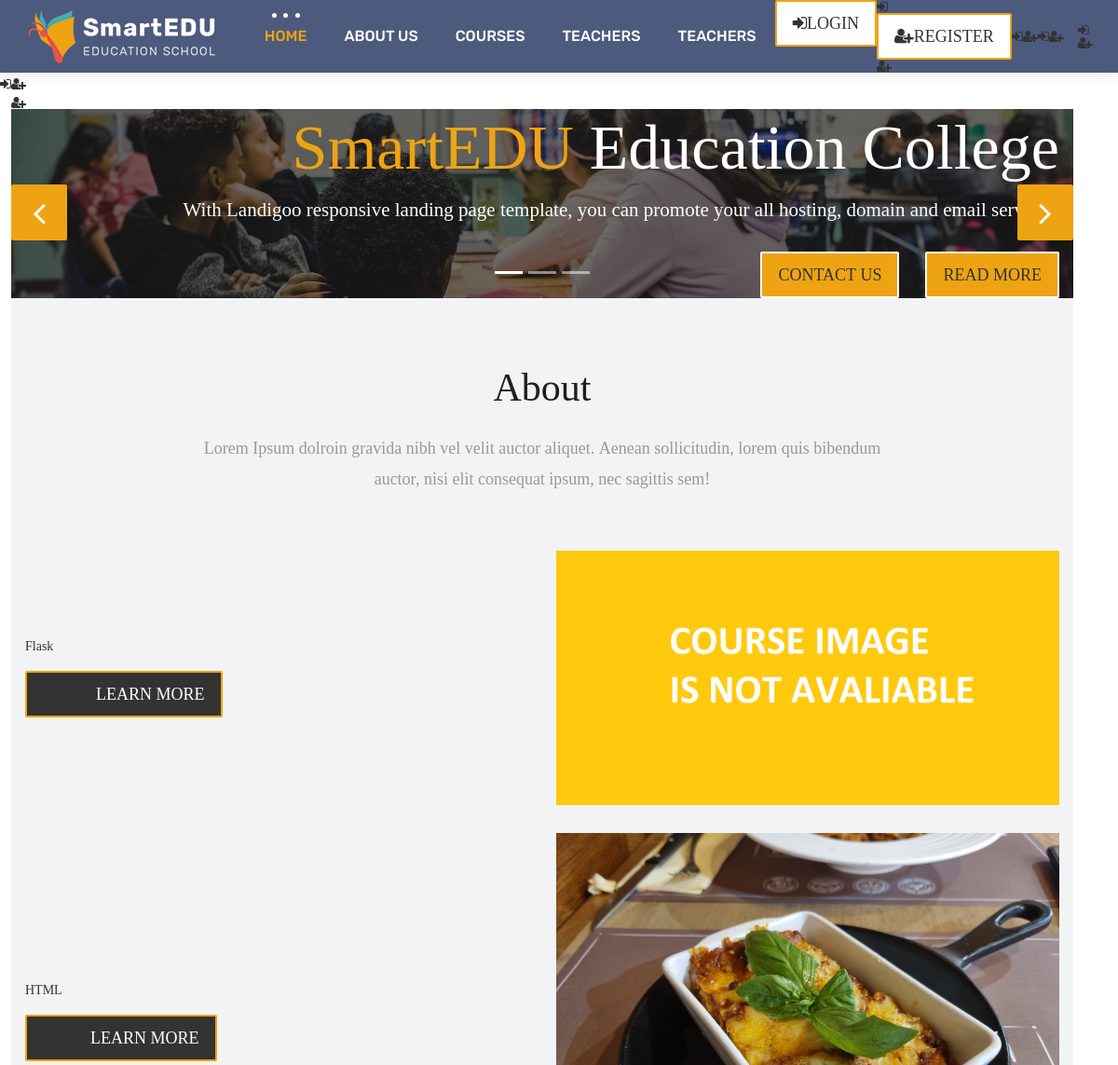
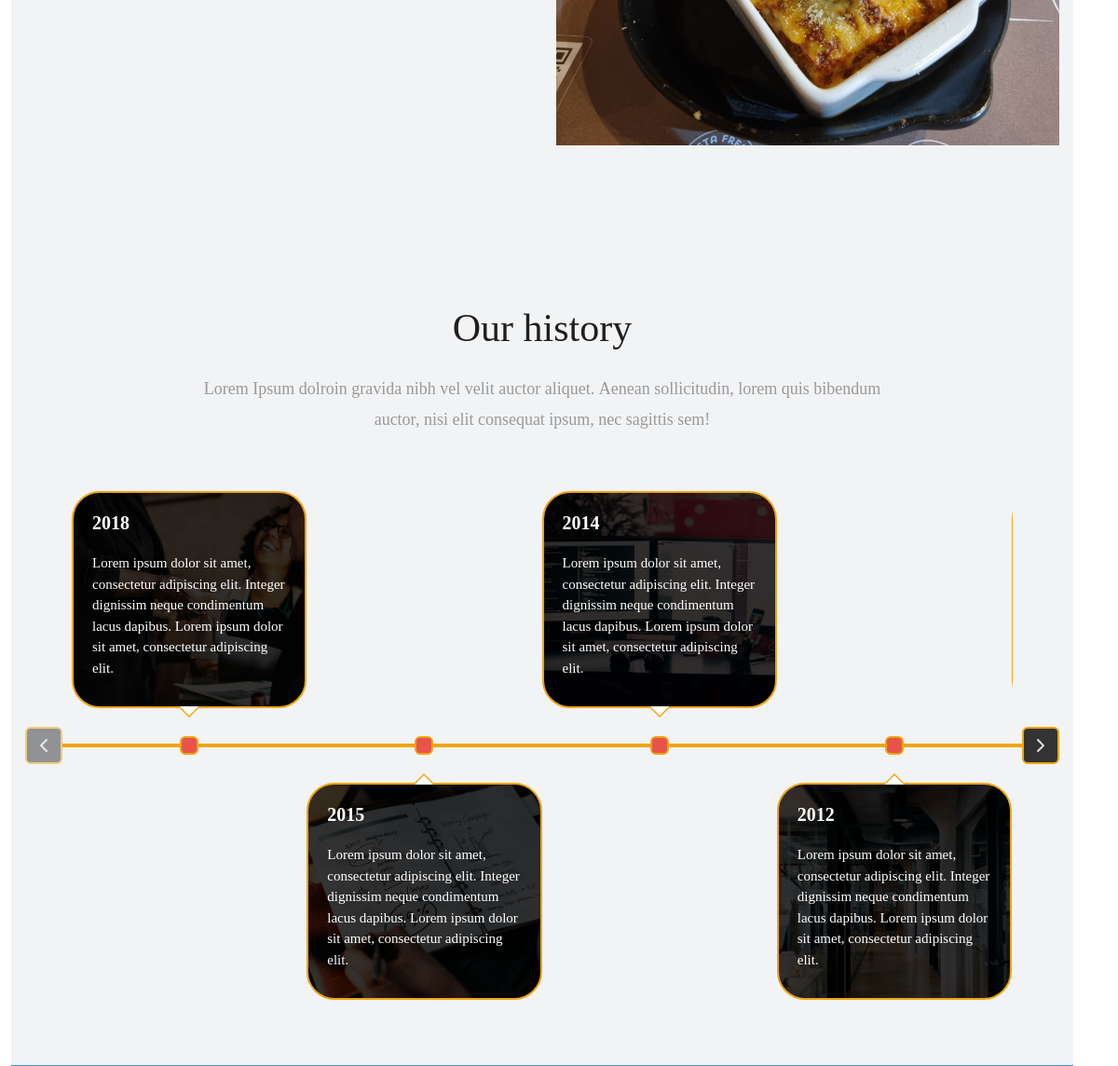
Before: / (upper part) with the older database file (2 pictures, top to bottom).
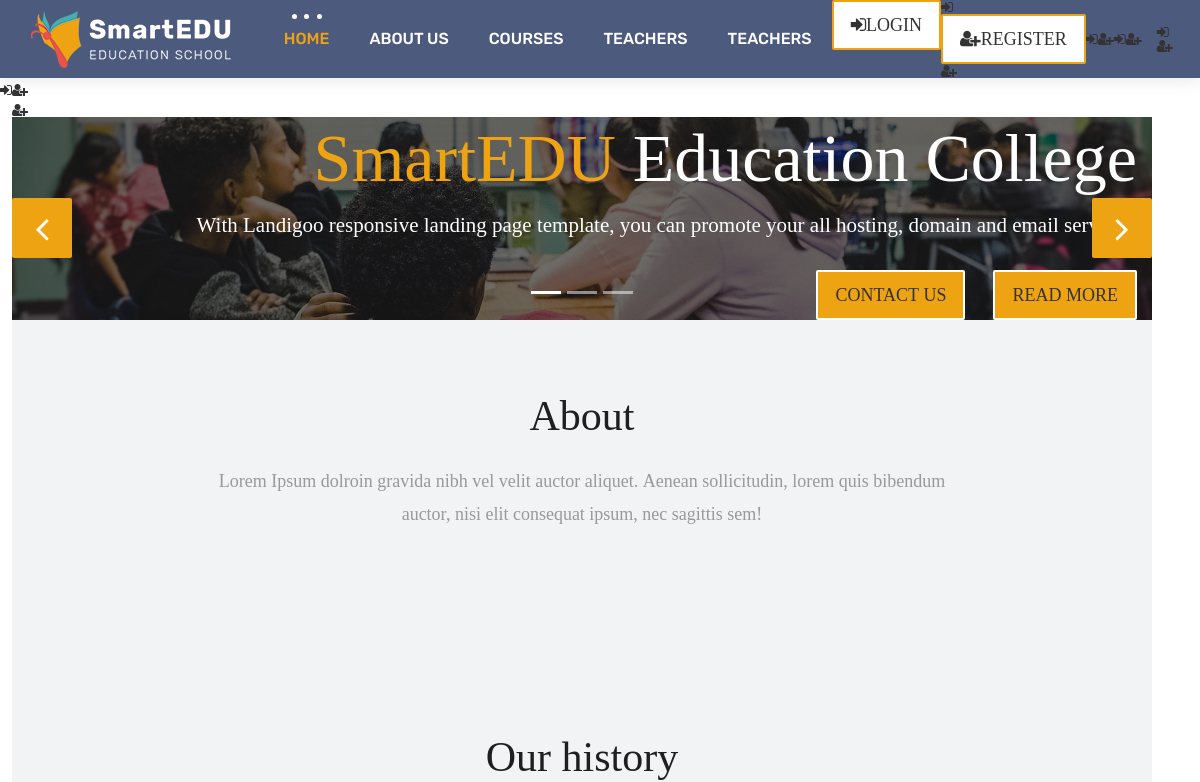
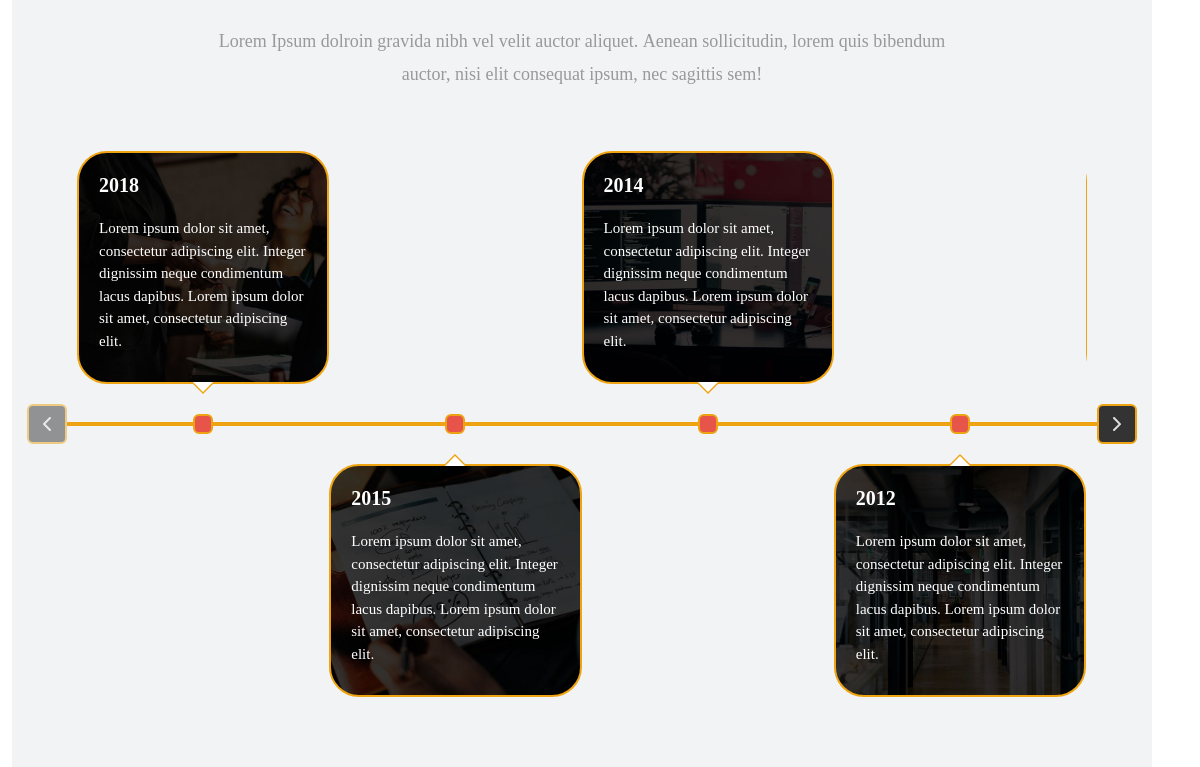
After: the same page with the newer database file (2 pictures, top to bottom).
### courses/models.py (models this page shows, shortened)
class Course(models.Model):
    teacher = models.ForeignKey(Teacher,null=True, on_delete=models.CASCADE)
    students = models.ManyToManyField(User, blank=True, related_name='courses_joined')
    grade = models.IntegerField(blank=True,null=True)
    name = models.CharField(max_length=50, unique=True)
    category = models.ForeignKey(Category,null=True,on_delete=models.DO_NOTHING)
    tags = models.ManyToManyField(Tag, blank=True, null=True)
    description = models.TextField(blank=True,null=True)
    image = models.ImageField(upload_to="courses/%Y/%m/%d/",default="courses/default_course_image.png")
    pdf = models.FileField(upload_to="course_pdfs/%Y/%m/%d/", null=True, blank=True)
    date = models.DateTimeField(auto_now=True)
    avaliable = models.BooleanField(default=True)

### pages/views.py (the view)
# urls.py: path('',IndexView.as_view(),name='index'),
class IndexView(TemplateView):
    template_name = 'index.html'
    def get_context_data(self, **kwargs):
        context = super().get_context_data(**kwargs)
        context['courses'] = Course.objects.filter(avaliable=True).order_by('-date')[:2]
        context['total_course'] = Course.objects.filter(avaliable=True).count()
        return context

### templates/index.html (shortened to what the changed rows need)
{% extends 'partials/_base.html' %}
{% load static %}
{% block content %}
	<div id="carouselExampleControls" class="carousel slide bs-slider box-slider" data-ride="carousel" data-pause="hover" data-interval="false" >
		<div class="carousel-inner" role="listbox">
			<div class="carousel-item active">
				<div id="home" class="first-section" style="background-image:url('{% static "images/slider-01.jpg" %}');">
					<div class="dtab">
						<div class="container">
							<div class="row">
								<div class="col-md-12 col-sm-12 text-right">
									<div class="big-tagline">
										<h2><strong>SmartEDU </strong> education College</h2>
									</div>
								</div>
							</div>
						</div>
					</div>
				</div>
			</div>
		</div>
	</div>
    <div id="overviews" class="section lb">
        <div class="container">
            {% for course in courses %}
            <div class="row align-items-center">
                <div class="col-xl-6 col-lg-6 col-md-12 col-sm-12">
                    <div class="message-box">
                        <p>{{course.name}}</p>
                        <a href="{% url 'course_detail' course.category.slug course.id %}" class="hover-btn-new orange" title="">{{course.name}}<span>Learn More</span></a>
                    </div>
                </div>
				<div class="col-xl-6 col-lg-6 col-md-12 col-sm-12">
                    <div class="post-media wow fadeIn">
                        <img src="{{course.image.url}}" alt="" class="img-fluid img-rounded">
                    </div>
                </div>
			</div>
			{%endfor%}
            </div>
        </div>
    <section class="section lb page-section">
		<div class="container">
			<div class="timeline">
				<div class="timeline__wrap">
					<div class="timeline__items">
						<div class="timeline__item">
							<div class="timeline__content img-bg-01">
								<h2>2018</h2>
							</div>
						</div>
						<div class="timeline__item">
							<div class="timeline__content img-bg-02">
								<h2>2015</h2>
							</div>
						</div>
						<div class="timeline__item">
							<div class="timeline__content img-bg-03">
								<h2>2014</h2>
							</div>
						</div>
						<div class="timeline__item">
							<div class="timeline__content img-bg-04">
								<h2>2012</h2>
							</div>
						</div>
					</div>
				</div>
			</div>
		</div>
	</section>
   {% endblock %}

Changed rows visible on the page:
removed Course: name "Flask", name "FLASK", image (placeholder picture)
removed Course: name "HTML", image (picture)
